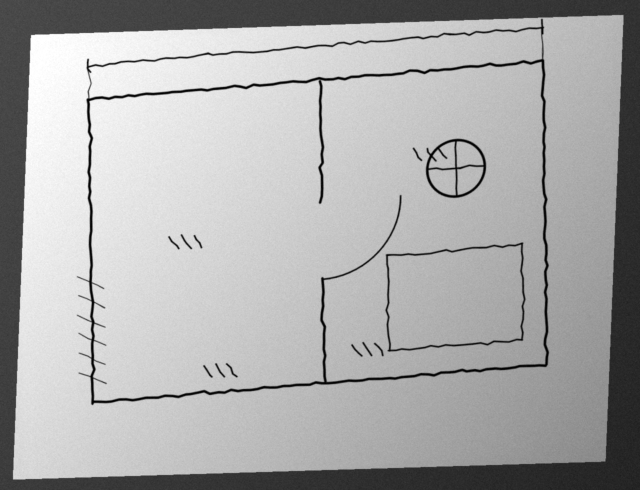
#> input picture assets/sample/hand_sketch_sample.jpg, 1280 x 980 px (shown at 1/2 size)
$ python sketch2cad.py ../assets/sample/hand_sketch_sample.jpg
#> lines starting #> are read from the running program, lines starting #| are printed output that depends on the picture; after the words box and inside, x2 and y2 are one past the last pixel; in counts of white or black regions, pixels touching at a corner belong together
# -*- coding: utf-8 -*-
"""Hand-drawn sketch (photo or scan) -> DXF line work for AutoCAD 2024.

Pipeline
  1. optional perspective correction (sheet corners given, or auto-detected)
  2. illumination normalisation (kills phone-photo shadows / uneven light)
  3. Otsu binarisation with polarity auto-detect
  4. despeckle small blobs
  5. skeletonise to 1-px centre lines
  6. trace the pixel graph into open / closed strokes
  7. Douglas-Peucker simplification, optional ortho snap (walls square)
  8. scale to real units from one reference dimension
  9. write an R12 DXF (dxfout.py) plus a preview PNG for visual checking

Requires numpy + opencv-python; scikit-image is used when available.
"""
from __future__ import annotations

import argparse
import json
import math
import os
import sys

import numpy as np
import cv2

_HERE = os.path.dirname(os.path.abspath(__file__))
if _HERE not in sys.path:
    sys.path.insert(0, _HERE)

from dxfout import DXF  # noqa: E402

NB8 = ((-1, -1), (-1, 0), (-1, 1), (0, -1), (0, 1), (1, -1), (1, 0), (1, 1))
NBC = np.array([[1, 1, 1], [1, 0, 1], [1, 1, 1]], dtype=np.uint8)


# --------------------------------------------------------------------- io
def imread(path):
    data = np.fromfile(path, dtype=np.uint8)
    img = cv2.imdecode(data, cv2.IMREAD_COLOR)
    if img is None:
        raise SystemExit("cannot decode image: %s" % path)
    return img


# [58 lines left out: functions imwrite, order_quad, warp_quad, detect_paper, not called in this run]


# ----------------------------------------------------------- binarisation
def normalize_illumination(gray):
    sigma = max(gray.shape) / 25.0
    bg = cv2.GaussianBlur(gray, (0, 0), sigma)
    bg = np.maximum(bg, 1)
    return cv2.divide(gray, bg, scale=255)


def binarize(gray, invert="auto"):
    norm = normalize_illumination(gray)
    norm = cv2.medianBlur(norm, 3)
    _, bw = cv2.threshold(norm, 0, 255, cv2.THRESH_BINARY + cv2.THRESH_OTSU)
    ink = bw < 128
    if invert == "yes":
        ink = ~ink
    elif invert == "auto" and ink.mean() > 0.5:
        ink = ~ink
    return ink


def despeckle(ink, min_area):
    n, lab, stats, _ = cv2.connectedComponentsWithStats(ink.astype(np.uint8), connectivity=8)
    if n <= 1:
        return ink
    keep = np.zeros(n, dtype=bool)
    keep[1:] = stats[1:, cv2.CC_STAT_AREA] >= min_area
    return keep[lab]


# ------------------------------------------------------------ skeleton
# [27 lines left out: function zhang_suen, not called in this run]


def skeletonize(ink):
    try:
        from skimage.morphology import skeletonize as _sk
        return _sk(ink)
    except Exception:
        pass
    try:
        thin = cv2.ximgproc.thinning((ink.astype(np.uint8) * 255))
        return thin > 0
    except Exception:
        pass
    return zhang_suen(ink)


# -------------------------------------------------------------- tracing
def trace_paths(sk):
    """Split the 1-px skeleton into pixel paths between nodes / dead ends."""
    h, w = sk.shape
    if not sk.any():
        return []
    deg = cv2.filter2D(sk.astype(np.uint8), -1, NBC, borderType=cv2.BORDER_CONSTANT)
    nbrs = {}
    for r, c in np.argwhere(sk):
        r = int(r); c = int(c)
        lst = []
        for dr, dc in NB8:
            rr = r + dr; cc = c + dc
            if 0 <= rr < h and 0 <= cc < w and sk[rr, cc]:
                lst.append(rr * w + cc)
        nbrs[r * w + c] = lst

    visited = set()
    paths = []

    def ekey(a, b):
        return (a, b) if a < b else (b, a)

    def walk(start, first):
        path = [start, first]
        visited.add(ekey(start, first))
        prev, cur = start, first
        while deg[cur // w, cur % w] == 2:
            nxt = -1
            for cand in nbrs[cur]:
                if cand != prev and ekey(cur, cand) not in visited:
                    nxt = cand
                    break
            if nxt < 0:
                break
            visited.add(ekey(cur, nxt))
            path.append(nxt)
            prev, cur = cur, nxt
        return path

    for key in list(nbrs):
        if deg[key // w, key % w] == 2:
            continue
        for n in nbrs[key]:
            if ekey(key, n) not in visited:
                paths.append(walk(key, n))
    for key in nbrs:
        if deg[key // w, key % w] != 2:
            continue
        for n in nbrs[key]:
            if ekey(key, n) not in visited:
                paths.append(walk(key, n))
    return paths


def path_xy(path, w):
    return np.array([[p % w, p // w] for p in path], dtype=np.float32)


# [58 lines left out: functions simplify, dedupe, arc_len, ortho_snap, parse_points, draw_grid, not called in this run]


# ------------------------------------------------------------------ main
def run(args):
    img = imread(args.input)
#> in imread, img is the input picture: shape (980, 1280, 3); min 0, max 255, mean 171.2
    oh, ow = img.shape[:2]
    notes = []
    warped = False
    if args.corners:
        img = warp_quad(img, parse_points(args.corners, 4))
        warped = True
        notes.append("perspective corrected from 4 given corners")
    elif args.auto_crop:
        quad = detect_paper(cv2.cvtColor(img, cv2.COLOR_BGR2GRAY))
        if quad is None:
            notes.append("auto-crop: sheet not detected, image used as-is")
        else:
            img = warp_quad(img, quad)
            warped = True
            notes.append("auto-crop: sheet detected and rectified")

    # a rectified sheet keeps a dark rim from the paper edge: cut it off
    trim = args.trim if args.trim >= 0 else (8 if warped else 0)
    if trim > 0 and 2 * trim < min(img.shape[:2]):
        img = img[trim: img.shape[0] - trim, trim: img.shape[1] - trim]
        notes.append("trimmed %d px sheet rim" % trim)

    h, w = img.shape[:2]
    if args.max_dim and max(h, w) > args.max_dim:
        f = args.max_dim / float(max(h, w))
        work = cv2.resize(img, (max(1, int(round(w * f))), max(1, int(round(h * f)))),
                          interpolation=cv2.INTER_AREA)
    else:
        work = img
    wh, ww = work.shape[:2]

    gray = cv2.cvtColor(work, cv2.COLOR_BGR2GRAY)
    ink = binarize(gray, args.invert)
    ink_ratio = float(ink.mean())
    ink = despeckle(ink, args.min_area)
    sk = skeletonize(ink)
    raw = trace_paths(sk)

    strokes = []
    for p in raw:
        pts = simplify(path_xy(p, ww), args.simplify)
        pts = dedupe(pts)
        if len(pts) < 2 or arc_len(pts) < args.min_len:
            continue
        if args.ortho > 0:
            pts = ortho_snap(pts, args.ortho)
        closed = False
        if len(pts) >= 4 and math.hypot(float(pts[0, 0] - pts[-1, 0]),
                                        float(pts[0, 1] - pts[-1, 1])) <= args.close_tol:
            pts = pts[:-1]
            closed = arc_len(np.vstack([pts, pts[:1]])) > 0
        strokes.append((pts, bool(closed)))

    mm_per_px = 1.0
    scale_src = "none (1 drawing unit = 1 working pixel)"
    if args.ref and args.ref_mm:
        (x1, y1), (x2, y2) = parse_points(args.ref, 2)
        d = math.hypot(x2 - x1, y2 - y1)
        if d <= 1e-9:
            raise SystemExit("--ref points coincide")
        mm_per_px = float(args.ref_mm) / d
        scale_src = "reference %.1f mm over %.1f px" % (args.ref_mm, d)
    elif args.width_mm:
        mm_per_px = float(args.width_mm) / float(ww)
        scale_src = "image width %.0f mm over %d px" % (args.width_mm, ww)

    dxf = DXF()
    dxf.layer("SKETCH", 3)
    n_ent = 0
    n_vert = 0
    total_len = 0.0
    for pts, closed in strokes:
        xy = [(float(p[0]) * mm_per_px, (wh - float(p[1])) * mm_per_px) for p in pts]
        n_vert += len(xy)
        segs = list(zip(xy[:-1], xy[1:]))
        if closed:
            segs.append((xy[-1], xy[0]))
        for a, b in segs:
            total_len += math.hypot(b[0] - a[0], b[1] - a[1])
        if args.mode == "line":
            for a, b in segs:
                dxf.line(a[0], a[1], b[0], b[1], "SKETCH")
                n_ent += 1
        else:
            dxf.polyline(xy, "SKETCH", closed=closed)
            n_ent += 1

    if args.frame:
        dxf.layer("SKETCH_FRAME", 8)
        fx = [0.0, ww * mm_per_px]
        fy = [0.0, wh * mm_per_px]
        pts = [(fx[0], fy[0]), (fx[1], fy[0]), (fx[1], fy[1]), (fx[0], fy[1])]
        dxf.polyline(pts, "SKETCH_FRAME", closed=True)
        n_ent += 1

    out = args.out or (os.path.splitext(args.input)[0] + ".dxf")
    dxf.save(out)

    preview = args.preview
    if preview is None and not args.no_preview:
        preview = os.path.splitext(out)[0] + "_preview.png"
    if preview:
        vis = work.copy()
        if args.grid:
            draw_grid(vis, args.grid_step)
        for pts, closed in strokes:
            seq = np.round(pts).astype(np.int32).reshape(-1, 1, 2)
            cv2.polylines(vis, [seq], closed, (0, 0, 255), 2, cv2.LINE_AA)
            for p in pts:
                cv2.circle(vis, (int(round(p[0])), int(round(p[1]))), 2, (0, 200, 0), -1, cv2.LINE_AA)
        imwrite(preview, vis)

    if args.json:
        payload = {
            "input": os.path.abspath(args.input),
            "working_size": [ww, wh],
            "mm_per_px": mm_per_px,
            "scale_source": scale_src,
            "strokes": [{"closed": c, "points": [[float(x), float(y)] for x, y in p]}
                        for p, c in strokes],
        }
        with open(args.json, "w", encoding="utf-8") as fh:
            json.dump(payload, fh, indent=1)

    print("input      : %s  (%dx%d)" % (args.input, ow, oh))
    if (w, h) != (ow, oh):
        print("prepared   : %dx%d  (after rectify/trim; preview and --ref use this frame)" % (w, h))
    print("working    : %dx%d  (analysis resolution, preview uses the same frame)" % (ww, wh))
    print("ink ratio  : %.2f%%   strokes kept: %d   raw paths: %d" % (ink_ratio * 100.0, len(strokes), len(raw)))
    print("scale      : 1 px = %.4f unit  [%s]" % (mm_per_px, scale_src))
    print("total drawn: %.1f units" % total_len)
    print("dxf        : %s  (%d entities, %d vertices, layer SKETCH)" % (out, n_ent, n_vert))
    if preview:
        print("preview    : %s" % preview)
    for note in notes:
        print("note       : %s" % note)
    return 0


def main(argv=None):
    ap = argparse.ArgumentParser(description="Hand-drawn sketch -> DXF for AutoCAD.")
    ap.add_argument("input", nargs="?", help="photo or scan of the hand-drawn sketch")
    ap.add_argument("-o", "--out", help="output .dxf (default: input name with .dxf)")
    ap.add_argument("--mode", choices=["trace", "line"], default="trace",
                    help="trace = polylines (default), line = one LINE per straight segment")
    ap.add_argument("--simplify", type=float, default=2.5,
                    help="Douglas-Peucker tolerance in working pixels (default 2.5)")
    ap.add_argument("--min-len", type=float, default=25.0,
                    help="drop strokes shorter than this, working px (default 25)")
    ap.add_argument("--min-area", type=float, default=12.0,
                    help="despeckle: drop blobs smaller than this, px (default 12)")
    ap.add_argument("--ortho", type=float, default=0.0,
                    help="snap segments within N degrees of horizontal/vertical (default 0 = off, try 2)")
    ap.add_argument("--close-tol", type=float, default=3.0,
                    help="endpoint distance that makes a stroke closed, px (default 3)")
    ap.add_argument("--max-dim", type=int, default=2200,
                    help="downscale so the longest side is at most this (default 2200, 0 = keep)")
    ap.add_argument("--invert", choices=["auto", "yes", "no"], default="auto",
                    help="white ink on dark background: yes (default auto)")
    ap.add_argument("--auto-crop", action="store_true", help="detect and rectify the sheet")
    ap.add_argument("--trim", type=int, default=-1,
                    help="cut N px of sheet rim after rectifying (default: 8 when rectified, else 0)")
    ap.add_argument("--corners", help="paper corners in the ORIGINAL photo: x1,y1,x2,y2,x3,y3,x4,y4")
    ap.add_argument("--ref", help="two reference points in WORKING px: x1,y1,x2,y2")
    ap.add_argument("--ref-mm", type=float, help="real length of the --ref distance, mm")
    ap.add_argument("--width-mm", type=float, help="alternative scale: real width of the whole sheet, mm")
    ap.add_argument("--frame", action="store_true", help="also draw the sheet frame on layer SKETCH_FRAME")
    ap.add_argument("--grid", action="store_true", help="draw a labelled coordinate grid on the preview")
    ap.add_argument("--grid-step", type=int, default=100, help="grid spacing in working px (default 100)")
    ap.add_argument("--preview", help="preview PNG path")
    ap.add_argument("--no-preview", action="store_true")
    ap.add_argument("--json", help="also dump vertex data as JSON")
    args = ap.parse_args(argv)

    if not args.input:
        ap.print_help()
        return 2
    return run(args)
#> in normalize_illumination, `bg = cv2.GaussianBlur(gray, (0, 0), sigma)`:
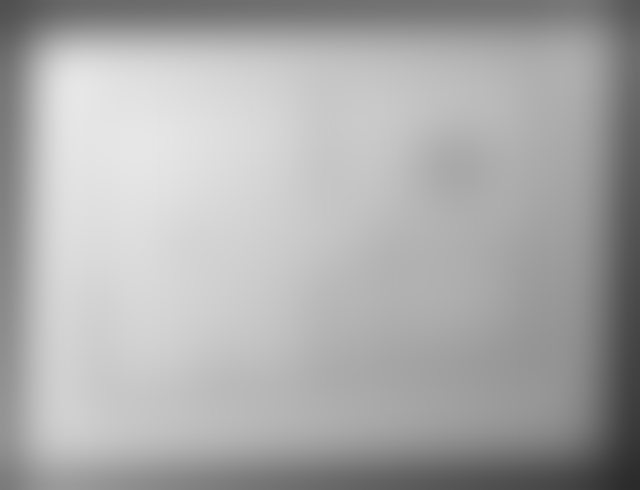
#> bg: shape (980, 1280) (shown at 1/2 size); min 42, max 231, mean 171.3
#> in normalize_illumination, `return cv2.divide(gray, bg, scale=255)`:
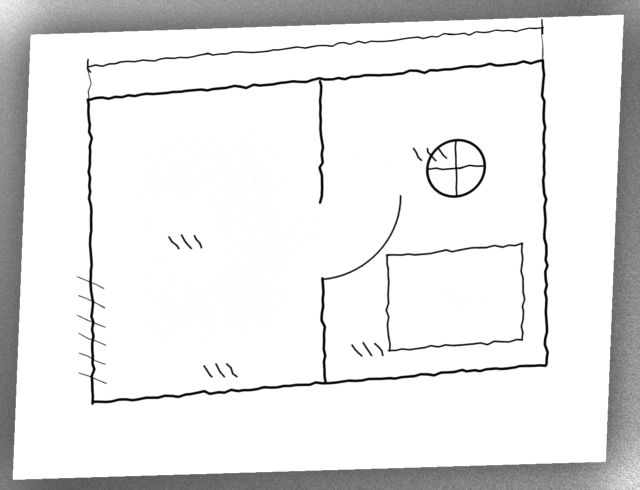
#> returned value: shape (980, 1280) (shown at 1/2 size); min 0, max 255, mean 229.8
#> in binarize, `_, bw = cv2.threshold(norm, 0, 255, cv2.THRESH_BINARY + cv2.THRESH_OTSU)`:
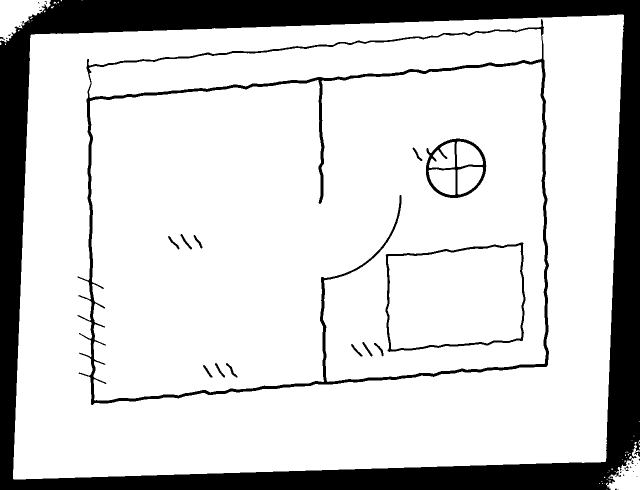
#> bw: shape (980, 1280) (shown at 1/2 size); 82% white; 41 black regions (24 under 20 px), largest, box (x1, y1, x2, y2) and area: (0, 0, 1280, 980) 190331, (155, 38, 1098, 810) 26375, (771, 485, 1051, 704) 3833
#> in run, `ink_ratio = float(ink.mean())`: ink_ratio = 0.18
#> in despeckle, `n, lab, stats, _ = cv2.connectedComponentsWithStats(ink.astype(np.uint..`:
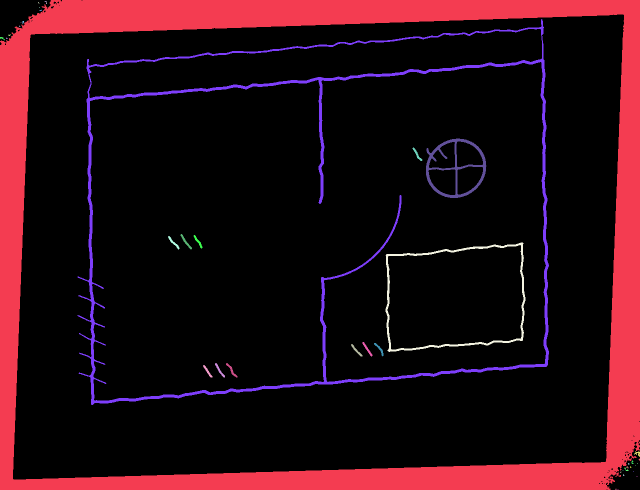
#> lab: shape (980, 1280) int32 (shown at 1/2 size); 42 distinct labels, from 0 to 41; one colour per label, 0 black
#> in despeckle, `n, lab, stats, _ = cv2.connectedComponentsWithStats(ink.astype(np.uint..`: n = 42; stats = 42 rows, first 6: [0, 0, 1280, 980, 1029086], [0, 0, 1280, 980, 190331], [89, 2, 5, 2, 6], [76, 4, 3, 3, 5], [92, 5, 2, 3, 5], [78, 14, 1, 2, 2]
#> in skeletonize, `return _sk(ink)`:
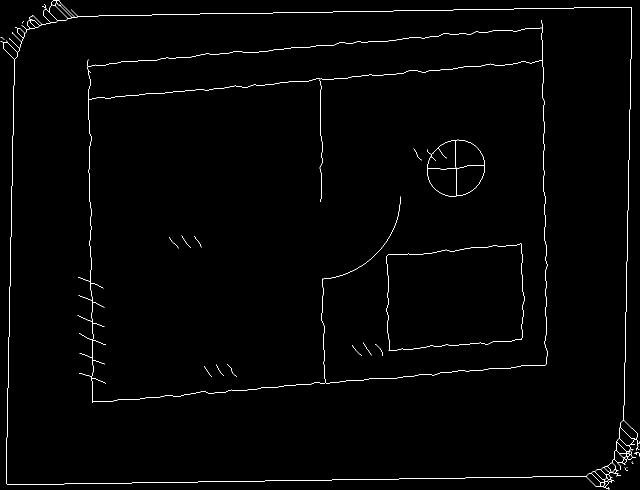
#> returned value: shape (980, 1280) bool (shown at 1/2 size); 0.98% white in thin lines or dots
#> in trace_paths, `deg = cv2.filter2D(sk.astype(np.uint8), -1, NBC, borderType=cv2.BORDER..`:
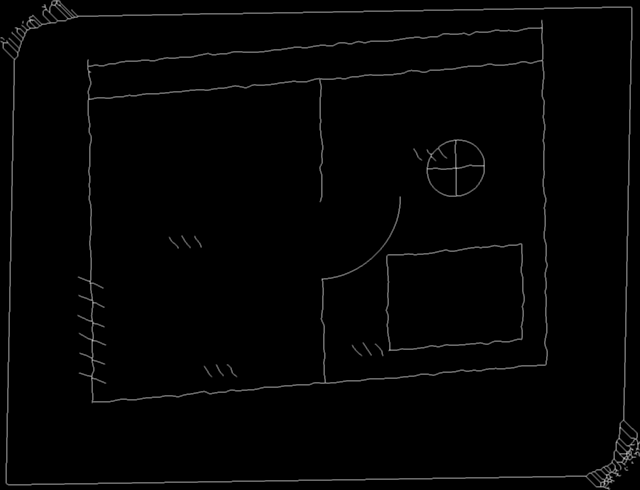
#> deg: shape (980, 1280) (shown at 1/2 size); min 0, max 6, mean 0.078; drawn with min black and max white
#> the loop in trace_paths, `for r, c in np.argwhere(sk):` made 12231 passes
#> (r, c) on passes 1 to 3: (1, 106), (1, 107), (1, 108)
#> after the loop in trace_paths, `for r, c in np.argwhere(sk):`: nbrs = 12231 items


if __name__ == "__main__":
    sys.exit(main())
